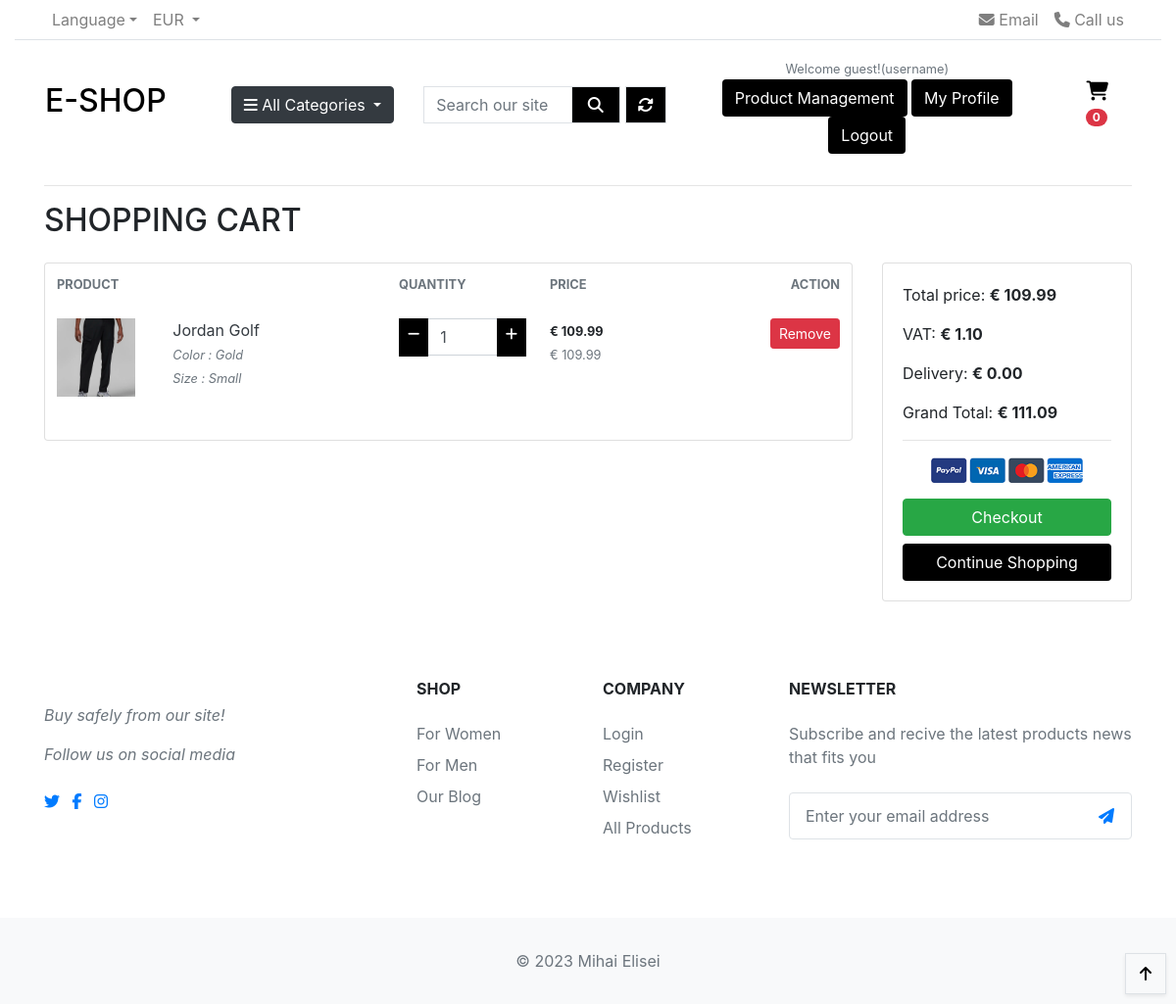
The app's page /cart/ (signed in) with its own data.
### cart/models.py (models this page shows, shortened)
class CartItem(models.Model):
    product = models.ForeignKey(Product, on_delete=models.CASCADE)
    variations = models.ManyToManyField(Variation, blank=True)
    cart = models.ForeignKey(Cart, on_delete=models.CASCADE)
    quantity = models.IntegerField()
    is_active = models.BooleanField(default=True)
    def sub_total(self):
        return self.product.price * self.quantity

### products/models.py (models this page shows, shortened)
class Product(models.Model):
    category = models.ForeignKey('Category', null=True, blank=True,
                                 on_delete=models.SET_NULL)
    name = models.CharField(max_length=254, unique=True)
    slug = models.SlugField(max_length=254, unique=True)
    description = models.TextField()
    stock = models.IntegerField()
    is_available = models.BooleanField(default=True)
    price = models.DecimalField(max_digits=8, decimal_places=2)
    rating = models.DecimalField(max_digits=6, decimal_places=2, null=True,
                                 blank=True)
    image_url = models.URLField(max_length=1024, null=True, blank=True)
    image = models.ImageField(null=True, blank=True)
    created_date = models.DateTimeField(auto_now_add=True)
    updated_date = models.DateTimeField(auto_now=True)

class Variation(models.Model):
    product = models.ForeignKey(Product, on_delete=models.CASCADE)
    variation_category = models.CharField(
        max_length=100, choices=variation_choice)
    variation_value = models.CharField(max_length=100)
    is_active = models.BooleanField(default=True)
    created_date = models.DateTimeField(auto_now=True)
    objects = VariationManager()

### cart/views.py (the view)
# urls.py: path('', views.view_cart, name='view_cart'),
def view_cart(request):
    return render(request, 'cart/cart.html')

### cart/contexts.py (called while the page is built)
def counter(request):
    cart_count = 0
    if 'admin' in request.path:
        return {}
    else:
        try:
            cart = Cart.objects.filter(cart_id=_cart_id(request))
            cart_items = CartItem.objects.all().filter(cart=cart[:1])
            for cart_item in cart_items:
                cart_count += cart_item.quantity
        except Cart.DoesNotExist:
            cart_count = 0
    return dict(cart_count=cart_count)

### cart/views.py (called while the page is built)
def _cart_id(request):
    cart = request.session.session_key  # Get the session id
    if not cart:
        cart = request.session.create()
    return cart

### products/contexts.py (called while the page is built)
def category_links(request):
    categories = Category.objects.all()
    return dict(categories=categories)

### products/models.py (called while the page is built)
    def get_url(self):
        return reverse('products_by_category', args=[self.slug])

### cart/templates/cart/cart.html (shortened to what this page needs)
{% extends 'base.html' %}
{% load static %}
{% block content %}
<div class="container mb-2">
    <div class="row">
        <div class="col">
            <hr>
            <h2 class="logo-font mb-4"> Shopping Cart</h2>
        </div>
    </div>
    <div class="row">
        <div class="col">
            {% if cart_items %}
            <div class="row">
                <div class="col-lg-9">
                    <div class="card">
                        <table class="table table-borderless table-shopping-cart">
                            <thead class="text-muted">
                                <tr class="small text-uppercase">
                                    <th scope="col">Product</th>
                                    <th scope="col" width="120">Quantity</th>
                                    <th scope="col" width="120">Price</th>
                                    <th scope="col" class="text-right" width="200">Action </th>
                                </tr>
                            </thead>
                            <tbody>
                                {% for cart_item in cart_items %}
                                <tr>
                                    <td>
                                        <div class="row">
                                            <div class="col-lg-4 col-md-6 col-sm-12">
                                                {% if cart_item.product.image %}
                                                <img src="{{ cart_item.product.image.url }}" class="img-sm">
                                                {% else %}
                                                <img src="{{ MEDIA_URL }}noimage.png" class="img-sm">
                                                {% endif %}
                                            </div>
                                            <div class="col-lg-8 col-md-6 col-sm-12">
                                                <a href="{% url 'product_detail' cart_item.product.id %}"
                                                    class="title text-dark  d-block">{{ cart_item.product.name }}</a>
                                                <em class="text-muted small d-inline">
                                                    {% if cart_item.variations.all %}
                                                    {% for item in cart_item.variations.all %}
                                                    {{ item.variation_category | capfirst }} :
                                                    {{ item.variation_value | capfirst }} <br>
                                                    {% endfor %}
                                                    {% endif %}
                                                </em>
                                                <br>
                                            </div>
                                        </div>
                                    </td>
                                    <td>
                                        <div class="input-group input-spinner" style="width: 130px;">
                                            <div class="input-group-prepend">
                                                <a class=" btn btn-sm btn-black rounded-0"
                                                    href="{% url 'remove_from_cart' cart_item.product.id cart_item.id %}"
                                                    id="button-plus"> <i class="fa fa-minus"></i> </a>
                                            </div>
                                            <input type="text" class="form-control" value="{{ cart_item.quantity }}">
                                            <div class="input-group-append">
                                                <form action="{% url 'add_to_cart' cart_item.product.id %}"
                                                    method="POST">
                                                    <button class="btn btn-sm btn-black rounded-0" type="submit"
                                                        id="button-minus"> <i class="fa fa-plus"
                                                            style="height: 25px;"></i> </button>
                                                </form>
                                            </div>
                                        </div>
                                    </td>
                                    <td>
                                        <div class="price-wrap">
                                            <small class="price"><b> &euro; {{ cart_item.sub_total }}</b></small><br>
                                            <small class="text-muted">&euro; {{ cart_item.product.price }}</small>
                                        </div>
                                    </td>
                                    <td>
                                        <div>
                                            <a class="btn btn-sm remove-item btn-danger float-right"
                                                href="{% url 'remove_cart_item' cart_item.product.id cart_item.id %}">Remove</a>
                                        </div>
                                    </td>
                                </tr>
                                <div class="btt-button shadow-sm rounded-0 border border-black">
                                    <a class="btt-link d-flex h-100">
                                        <i class="fas fa-arrow-up text-black mx-auto my-auto"></i>
                                    </a>
                                </div>
                                {% endfor %}
                            </tbody>
                        </table>
                    </div>
                </div>
                <div class="col-lg-3">
                    <div class="card">
                        <div class="card-body">
                            <div>
                                <p>Total price: <strong class="text-right">&euro; {{ total | floatformat:2 }}</strong>
                                </p>
                            </div>
                            <div>
                                <p>VAT: <strong>&euro; {{ vat | floatformat:2 }}</strong>
                                </p>
                            </div>
                            <div>
                                <p>Delivery: <strong>&euro; {{ delivery | floatformat:2 }}</strong>
                                </p>
                            </div>
                            <div>
                                <p>Grand Total: <strong>&euro; {{ grand_total | floatformat:2 }}</strong>
                                </p>
                            </div>
                            <hr>
                            <p class="text-center mb-3">
                                <img src="/media/payments.png" height="26">
                            </p>
                            <a href="{% url 'checkout' %}" class="btn btn-success btn-block"> Checkout </a>
                            <a href="{% url 'products' %}" class="btn btn-black btn-block">Continue Shopping</a>
                        </div>
                    </div>
                </div>
            </div>
            {% endif %}
        </div>
    </div>
</div>
{% endblock %}

### static/css/base.css (style rules this page uses)
html { height: 100%; }
.text-black { color: #000 !important; }
.logo-font { text-transform: uppercase; }
.btn-black { background: black; color: white; }
.img-xs, .img-sm, .img-md, .img-lg { -o-object-fit: cover; object-fit: cover; flex-shrink: 0; flex-grow: 0; }
.img-sm { width: 80px; height: 80px; }
.btt-button { height: 42px; width: 42px; position: fixed; bottom: 10px; right: 10px; }
.btt-link, .update-link, .remove-item { cursor: pointer; }

### records on screen
CartItem: product.image (picture), product.name "Jordan Golf", quantity "1", sub_total "109.99", product.price "109.99"
Variation: variation_category "Color", variation_value "Gold"
Variation: variation_category "Size", variation_value "Small"

### other values on screen
{{ cart_count }} "0"
{{ total | floatformat:2 }} "109.99"
{{ vat | floatformat:2 }} "1.10"
{{ delivery | floatformat:2 }} "0.00"
{{ grand_total | floatformat:2 }} "111.09"
